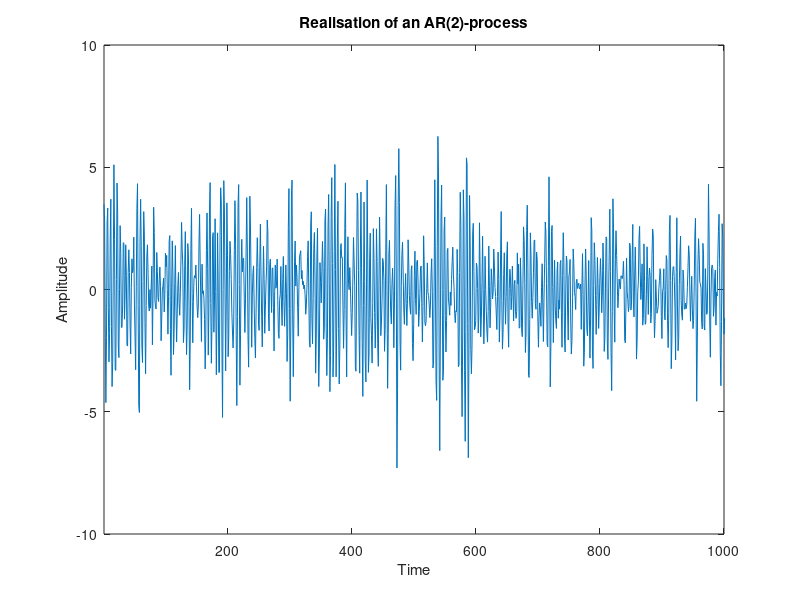
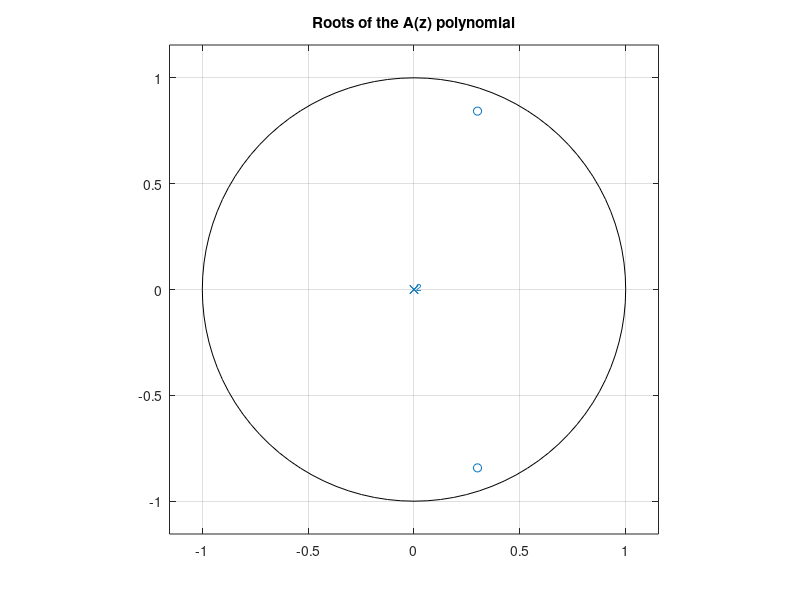
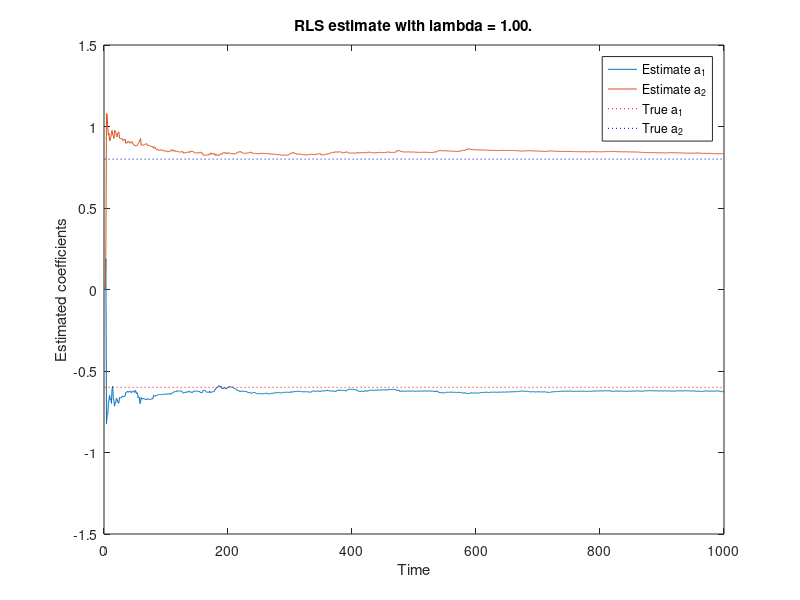

The MATLAB source for these figures, in order:
%
% Time series analysis
% Lund University
%
% Example code 18: Recursive least squares.
%
% Reference: 
%   "An Introduction to Time Series Modeling", 4th ed, by Andreas Jakobsson
%   Studentlitteratur, 2021
%
clear; clc;
close all;

% Simulate an AR process. 
rng(1)                                          % Set the seed (just done for the lecture!)
extraN = 100;
N = 1000;
A = [ 1 -0.6 0.8 ];
%A = [ 1 -0.6 0.8 0.2 ];                        % Try changing the process.
e = randn( N+extraN, 1 );
y = filter( 1, A, e );     y = y(extraN:end);
p = length(A)-1;

% Plot realisation.
figure
plot(y)
title( sprintf('Realisation of an AR(%i)-process', p) )
ylabel('Amplitude')
xlabel('Time')
xlim([1 N])

figure
zplane(A)
title('Roots of the A(z) polynomial')


%% Estimate the parameters using LS (see example 5.6).
X = hankel( y(p:-1:1), y(1:N-p+1) ).';
theta = -inv( X.'*X )*X.'*y(p:N);
stdThLS = 2*std(e)*sqrt( diag(inv( X.'*X )) );
fprintf('Estimating the AR coefficients.\n')
fprintf('  True coefficients: %4.2f and %4.2f.\n', A(2), A(3) )
fprintf('  LS estimate:       %4.2f +/- %4.2f.\n', theta(2), 2*stdThLS(2) );
fprintf('  LS estimate:        %4.2f +/- %4.2f.\n', theta(1), 2*stdThLS(1) );


%% Form the RLS estimate (see section 8.3)
lambda = 1;                                     % This is the forgetting factor. Try, e.g., 0.95-0.999.
Pt1 = eye(p);                                   % Initial value of P_{t-1}.
th  = zeros(p,N);                               % Initial values of \theta_t.
for t=p+1:N
    xt   = -y(t-1:-1:t-p);                      % Form regressor (see also example 5.6).
    Pt1x = Pt1*xt;                              % Pre-compute to save calculations.
    nom  = lambda + xt.'*Pt1x;

    Kt  = Pt1x / nom;
    Pt1 = ( Pt1 - Pt1x*Pt1x.'/nom )/lambda;  

    th(:,t) = th(:,t-1) + Kt*( y(t) - xt.'*th(:,t-1) );
end

figure
plot( th.')
line([1 N], [A(2) A(2)], 'Color','red','LineStyle',':')
line([1 N], [A(3) A(3)], 'Color','blue','LineStyle',':')
legend('Estimate a_1', 'Estimate a_2', 'True a_1', 'True a_2','Location','best')
xlabel('Time')
ylabel('Estimated coefficients')
ylim([-1.5 1.5])
title( sprintf('RLS estimate with lambda = %3.2f.', lambda))
stdThRLS = sqrt( diag(Pt1) );
fprintf('Using a forgetting factor lambda = %4.3f.\n', lambda);
fprintf('  RLS estimate:      %4.2f +/- %4.2f.\n', th(1,N), 2*stdThRLS(1) );
fprintf('  RLS estimate        %4.2f +/- %4.2f.\n', th(2,N), 2*stdThRLS(2) );
